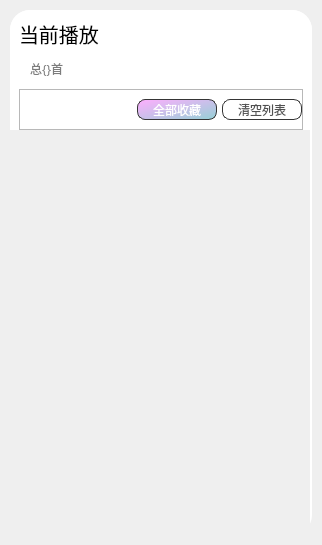
<?xml version="1.0" encoding="UTF-8"?>
<ui version="4.0">
 <class>ing_mc</class>
 <widget class="QWidget" name="ing_mc">
  <property name="geometry">
   <rect>
    <x>0</x>
    <y>0</y>
    <width>322</width>
    <height>545</height>
   </rect>
  </property>
  <property name="minimumSize">
   <size>
    <width>0</width>
    <height>0</height>
   </size>
  </property>
  <property name="maximumSize">
   <size>
    <width>16777215</width>
    <height>16777215</height>
   </size>
  </property>
  <property name="windowTitle">
   <string>Form</string>
  </property>
  <layout class="QVBoxLayout" name="verticalLayout" stretch="0">
   <property name="spacing">
    <number>10</number>
   </property>
   <property name="leftMargin">
    <number>10</number>
   </property>
   <property name="topMargin">
    <number>10</number>
   </property>
   <property name="rightMargin">
    <number>10</number>
   </property>
   <property name="bottomMargin">
    <number>10</number>
   </property>
   <item>
    <widget class="QFrame" name="frame_ing_mc">
     <property name="minimumSize">
      <size>
       <width>302</width>
       <height>0</height>
      </size>
     </property>
     <property name="maximumSize">
      <size>
       <width>302</width>
       <height>16777215</height>
      </size>
     </property>
     <property name="styleSheet">
      <string notr="true">#frame_ing_mc{border:0;background-color: rgb(255, 255, 255);border-bottom-right-radius:20px;border-bottom-left-radius:20px;border-top-right-radius:20px;border-top-left-radius:20px;}</string>
     </property>
     <property name="frameShape">
      <enum>QFrame::StyledPanel</enum>
     </property>
     <property name="frameShadow">
      <enum>QFrame::Raised</enum>
     </property>
     <layout class="QVBoxLayout" name="verticalLayout_5">
      <property name="spacing">
       <number>0</number>
      </property>
      <property name="leftMargin">
       <number>0</number>
      </property>
      <property name="topMargin">
       <number>0</number>
      </property>
      <property name="rightMargin">
       <number>0</number>
      </property>
      <property name="bottomMargin">
       <number>0</number>
      </property>
      <item>
       <widget class="QFrame" name="frame_ing_mc_top">
        <property name="minimumSize">
         <size>
          <width>302</width>
          <height>120</height>
         </size>
        </property>
        <property name="maximumSize">
         <size>
          <width>302</width>
          <height>120</height>
         </size>
        </property>
        <property name="styleSheet">
         <string notr="true">#frame_ing_mc_top{;
	background-color: rgb(255, 255, 255);
border-top-right-radius:20px;
	border-top-left-radius:20px;}</string>
        </property>
        <property name="frameShape">
         <enum>QFrame::StyledPanel</enum>
        </property>
        <property name="frameShadow">
         <enum>QFrame::Raised</enum>
        </property>
        <layout class="QVBoxLayout" name="verticalLayout_2">
         <property name="bottomMargin">
          <number>0</number>
         </property>
         <item>
          <widget class="QLabel" name="label_ing_mc_top_collection">
           <property name="font">
            <font>
             <family>本墨字语</family>
             <pointsize>15</pointsize>
            </font>
           </property>
           <property name="text">
            <string>当前播放</string>
           </property>
          </widget>
         </item>
         <item>
          <widget class="QLabel" name="label_ing_mc_top_collection_num">
           <property name="font">
            <font>
             <family>本墨字语</family>
             <pointsize>9</pointsize>
            </font>
           </property>
           <property name="styleSheet">
            <string notr="true">color: rgb(124, 124, 124);
padding-left:8px;</string>
           </property>
           <property name="text">
            <string>总{}首</string>
           </property>
          </widget>
         </item>
         <item>
          <widget class="QFrame" name="frame__ing_mc_top">
           <property name="minimumSize">
            <size>
             <width>0</width>
             <height>41</height>
            </size>
           </property>
           <property name="maximumSize">
            <size>
             <width>16777215</width>
             <height>41</height>
            </size>
           </property>
           <property name="styleSheet">
            <string notr="true">QPushButton{
	border:none;
	color:rgb(81, 81, 81);
}
QPushButton:hover{  
	padding-bottom:4px; 
	color: rgb(213, 8, 8);
}
QPushButton:focus {
      color:rgb(255, 192, 2);
      outline: 0px;
    }</string>
           </property>
           <property name="frameShape">
            <enum>QFrame::StyledPanel</enum>
           </property>
           <property name="frameShadow">
            <enum>QFrame::Raised</enum>
           </property>
           <layout class="QHBoxLayout" name="horizontalLayout">
            <property name="spacing">
             <number>5</number>
            </property>
            <property name="leftMargin">
             <number>0</number>
            </property>
            <property name="topMargin">
             <number>0</number>
            </property>
            <property name="rightMargin">
             <number>0</number>
            </property>
            <property name="bottomMargin">
             <number>0</number>
            </property>
            <item>
             <spacer name="horizontalSpacer_ing_mc_top">
              <property name="orientation">
               <enum>Qt::Horizontal</enum>
              </property>
              <property name="sizeHint" stdset="0">
               <size>
                <width>40</width>
                <height>20</height>
               </size>
              </property>
             </spacer>
            </item>
            <item>
             <widget class="QPushButton" name="pushButton_ing_mc_top_collection">
              <property name="minimumSize">
               <size>
                <width>80</width>
                <height>21</height>
               </size>
              </property>
              <property name="maximumSize">
               <size>
                <width>80</width>
                <height>21</height>
               </size>
              </property>
              <property name="font">
               <font>
                <family>本墨字语</family>
                <pointsize>9</pointsize>
               </font>
              </property>
              <property name="styleSheet">
               <string notr="true">background-color: qlineargradient(spread:pad, x1:0, y1:0, x2:1, y2:1, stop:0 rgba(255, 174, 254, 255), stop:1 rgba(149, 209, 214, 255));
color: rgb(255, 255, 255);
border-radius:8px;
border: 1px solid  rgb(53, 53, 53);  </string>
              </property>
              <property name="text">
               <string>全部收藏</string>
              </property>
             </widget>
            </item>
            <item>
             <widget class="QPushButton" name="pushButton_ing_mc_top_clear">
              <property name="minimumSize">
               <size>
                <width>80</width>
                <height>21</height>
               </size>
              </property>
              <property name="maximumSize">
               <size>
                <width>80</width>
                <height>21</height>
               </size>
              </property>
              <property name="font">
               <font>
                <family>本墨字语</family>
                <pointsize>9</pointsize>
               </font>
              </property>
              <property name="styleSheet">
               <string notr="true">border-radius:8px;
border: 1px solid  rgb(53, 53, 53);  </string>
              </property>
              <property name="text">
               <string>清空列表</string>
              </property>
             </widget>
            </item>
           </layout>
          </widget>
         </item>
        </layout>
       </widget>
      </item>
      <item>
       <widget class="QFrame" name="frame_ing_mc_list">
        <property name="styleSheet">
         <string notr="true">#frame_ing_mc_list
{border:0;
border-bottom-right-radius:20px;
    border-bottom-left-radius:20px;}</string>
        </property>
        <property name="frameShape">
         <enum>QFrame::StyledPanel</enum>
        </property>
        <property name="frameShadow">
         <enum>QFrame::Raised</enum>
        </property>
        <layout class="QVBoxLayout" name="verticalLayout_3">
         <property name="spacing">
          <number>0</number>
         </property>
         <property name="leftMargin">
          <number>0</number>
         </property>
         <property name="topMargin">
          <number>0</number>
         </property>
         <property name="rightMargin">
          <number>0</number>
         </property>
         <property name="bottomMargin">
          <number>0</number>
         </property>
         <item>
          <widget class="QScrollArea" name="scrollArea_ing_mc">
           <property name="minimumSize">
            <size>
             <width>300</width>
             <height>0</height>
            </size>
           </property>
           <property name="maximumSize">
            <size>
             <width>300</width>
             <height>16777215</height>
            </size>
           </property>
           <property name="styleSheet">
            <string notr="true">#scrollArea_ing_mc
{border:0;
	background-color: rgb(255, 255, 255);
border-bottom-right-radius:20px;
    border-bottom-left-radius:20px;}</string>
           </property>
           <property name="lineWidth">
            <number>1</number>
           </property>
           <property name="widgetResizable">
            <bool>true</bool>
           </property>
           <widget class="QWidget" name="scrollAreaWidgetContents_ing_mc">
            <property name="geometry">
             <rect>
              <x>0</x>
              <y>0</y>
              <width>300</width>
              <height>405</height>
             </rect>
            </property>
            <property name="styleSheet">
             <string notr="true"/>
            </property>
            <layout class="QVBoxLayout" name="verticalLayout_ing_mc_so" stretch="0">
             <property name="spacing">
              <number>9</number>
             </property>
             <property name="leftMargin">
              <number>9</number>
             </property>
             <property name="topMargin">
              <number>9</number>
             </property>
             <property name="rightMargin">
              <number>9</number>
             </property>
             <property name="bottomMargin">
              <number>9</number>
             </property>
             <item>
              <spacer name="verticalSpacer_ing_mc">
               <property name="orientation">
                <enum>Qt::Vertical</enum>
               </property>
               <property name="sizeHint" stdset="0">
                <size>
                 <width>20</width>
                 <height>338</height>
                </size>
               </property>
              </spacer>
             </item>
            </layout>
           </widget>
          </widget>
         </item>
        </layout>
       </widget>
      </item>
     </layout>
    </widget>
   </item>
  </layout>
 </widget>
 <resources/>
 <connections/>
</ui>
